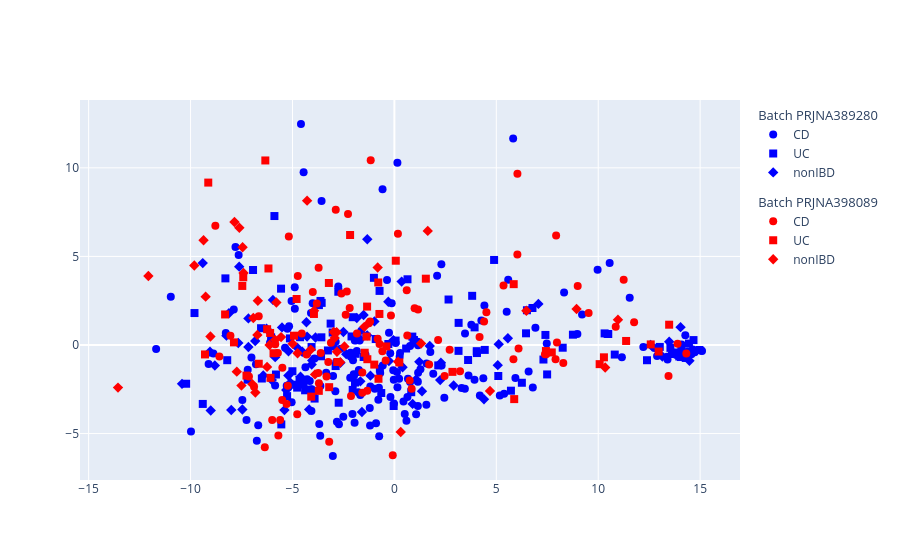

Notebook code for this chart:
### Markdown cell above
### Correction with `ABaCo` trained model

### Code cell
from abaco.plots import plotPCoA

corrected_dataset = model.correct(seed=42)

plotPCoA(
    data = corrected_dataset,
    sample_label=id_col,
    batch_label=batch_col,
    experiment_label=bio_col,
)

### Figure 1 — Plotly figure (JSON) as saved in the notebook; plotly's stock layout.template omitted (floating-point values rounded to 4 significant figures; data arrays with more than 128 entries replaced by an {"elided": "..."} marker saying what was removed)
{"data": [{"legendgroup": "PRJNA389280", "legendgrouptitle": {"text": "Batch PRJNA389280"}, "marker": {"color": {"elided": "175 str values"}, "size": 8, "symbol": {"elided": "175 str values"}}, "mode": "markers", "name": "CD", "type": "scatter", "x": {"elided": "175 float values"}, "y": {"elided": "175 float values"}}, {"legendgroup": "PRJNA389280", "legendgrouptitle": {"text": "Batch PRJNA389280"}, "marker": {"color": ["blue", "blue", "blue", "blue", "blue", "blue", "blue", "blue", "blue", "blue", "blue", "blue", "blue", "blue", "blue", "blue", "blue", "blue", "blue", "blue", "blue", "blue", "blue", "blue", "blue", "blue", "blue", "blue", "blue", "blue", "blue", "blue", "blue", "blue", "blue", "blue", "blue", "blue", "blue", "blue", "blue", "blue", "blue", "blue", "blue", "blue", "blue", "blue", "blue", "blue", "blue", "blue", "blue", "blue", "blue", "blue", "blue", "blue", "blue", "blue", "blue", "blue", "blue", "blue", "blue", "blue", "blue", "blue", "blue", "blue", "blue", "blue", "blue", "blue", "blue", "blue", "blue", "blue", "blue", "blue", "blue", "blue", "blue", "blue", "blue", "blue", "blue", "blue", "blue", "blue", "blue", "blue", "blue", "blue", "blue", "blue", "blue"], "size": 8, "symbol": ["square", "square", "square", "square", "square", "square", "square", "square", "square", "square", "square", "square", "square", "square", "square", "square", "square", "square", "square", "square", "square", "square", "square", "square", "square", "square", "square", "square", "square", "square", "square", "square", "square", "square", "square", "square", "square", "square", "square", "square", "square", "square", "square", "square", "square", "square", "square", "square", "square", "square", "square", "square", "square", "square", "square", "square", "square", "square", "square", "square", "square", "square", "square", "square", "square", "square", "square", "square", "square", "square", "square", "square", "square", "square", "square", "square", "square", "square", "square", "square", "square", "square", "square", "square", "square", "square", "square", "square", "square", "square", "square", "square", "square", "square", "square", "square", "square"]}, "mode": "markers", "name": "UC", "type": "scatter", "x": [-3.626, 14.06, -3.128, 2.657, -4.208, 7.41, 4.05, -4.823, -5.561, -3.992, -3.914, -5.548, 10.81, -6.503, -4.064, -7.202, -6.542, -10.21, 8.759, -4.77, -9.401, 14.29, 10.31, 14.96, 13.89, 14.67, 14.45, 14.46, 13.93, 13.02, 14.08, 13.97, 13.54, 14.13, 0.5763, -8.29, -5.265, 0.957, 3.816, -3.582, -0.03565, 0.643, 3.935, 2.151, -3.598, -8.201, -0.2971, -2.883, -0.9159, -2.046, -4.381, -1.932, 6.458, 6.254, 3.616, -0.6436, -5.81, -6.934, -0.7281, 0.8265, -3.703, -1.903, -2.104, 3.151, 3.147, 0.8795, 4.433, 0.9407, -3.028, 6.502, -9.807, 10.49, 5.717, 8.258, -5.003, -1.509, -4.628, -3.568, -2.046, -2.989, 4.041, 12.39, 7.313, 7.494, -1.005, -2.751, 6.774, 4.892, -0.7123, 0.06006, -5.125, -6.049, -2.733, -3.261, 5.097, -4.653, -5.886], "y": [2.487, -0.6807, 1.207, 2.567, -2.516, 0.5674, -0.4552, -2.241, 3.18, -2.762, -3.025, -4.483, -0.5405, -1.893, -0.1167, -1.961, 0.9463, -2.188, 0.5813, -2.406, -3.328, -0.7332, 0.654, -0.2837, -0.4241, 0.277, 0.07889, -0.4362, -0.5052, -0.1095, -0.07744, -0.6463, -0.1637, -0.6707, -0.1987, 3.76, -2.885, 0.2795, 2.776, 0.4334, -3.445, 3.709, 0.9941, -1.153, -0.6386, -0.8582, 0.05588, -1.189, 0.3382, 1.568, -2.558, -2.12, 0.6593, -2.132, -0.849, -2.712, -1.666, 4.234, 3.053, -2.666, 2.251, -0.4987, 0.4811, 1.248, -0.3319, 0.4738, -0.2773, 0.2763, 0.7034, 1.961, 1.803, 0.6209, -2.58, -0.1539, -1.483, -0.6791, 0.4379, 2.377, -2.537, -0.08017, -0.3492, -0.8607, -0.8211, -1.662, 3.791, 3.006, 2.088, 4.8, -1.34, 0.2481, 0.3723, 0.4334, -3.258, -0.3096, -1.75, -1.975, 7.279]}, {"legendgroup": "PRJNA389280", "legendgrouptitle": {"text": "Batch PRJNA389280"}, "marker": {"color": ["blue", "blue", "blue", "blue", "blue", "blue", "blue", "blue", "blue", "blue", "blue", "blue", "blue", "blue", "blue", "blue", "blue", "blue", "blue", "blue", "blue", "blue", "blue", "blue", "blue", "blue", "blue", "blue", "blue", "blue", "blue", "blue", "blue", "blue", "blue", "blue", "blue", "blue", "blue", "blue", "blue", "blue", "blue", "blue", "blue", "blue", "blue", "blue", "blue", "blue", "blue", "blue", "blue", "blue", "blue", "blue", "blue", "blue", "blue", "blue", "blue", "blue", "blue", "blue", "blue", "blue", "blue", "blue", "blue"], "size": 8, "symbol": ["diamond", "diamond", "diamond", "diamond", "diamond", "diamond", "diamond", "diamond", "diamond", "diamond", "diamond", "diamond", "diamond", "diamond", "diamond", "diamond", "diamond", "diamond", "diamond", "diamond", "diamond", "diamond", "diamond", "diamond", "diamond", "diamond", "diamond", "diamond", "diamond", "diamond", "diamond", "diamond", "diamond", "diamond", "diamond", "diamond", "diamond", "diamond", "diamond", "diamond", "diamond", "diamond", "diamond", "diamond", "diamond", "diamond", "diamond", "diamond", "diamond", "diamond", "diamond", "diamond", "diamond", "diamond", "diamond", "diamond", "diamond", "diamond", "diamond", "diamond", "diamond", "diamond", "diamond", "diamond", "diamond", "diamond", "diamond", "diamond", "diamond"]}, "mode": "markers", "name": "nonIBD", "type": "scatter", "x": [-9.402, -10.42, -9.047, -0.2696, -4.52, -1.175, -6.828, -5.393, -7.659, -5.96, -3.872, 14.47, 13.15, 12.57, 14.04, 13.48, -9.011, -2.501, 5.567, 5.119, -4.605, -7.458, 1.068, -6.014, -1.593, -4.182, 0.4014, -0.9793, 1.735, -1.33, 1.354, 4.395, 7.065, 2.282, -1.844, -8.809, 5.071, -4.057, 0.3558, -1.67, -6.275, -7.614, -5.303, 0.8942, 1.222, -1.67, -1.335, -0.2974, -4.316, -8.241, -2.364, -2.649, 2.246, -1.511, -5.098, -5.202, -5.513, -4.033, -4.285, -8.117, -5.848, -5.196, -7.162, -4.765, -0.04581, -6.433, -8.002, 2.905, -7.162], "y": [4.623, -2.194, -0.3843, -0.9075, -0.3809, -1.731, 0.2278, -3.677, 0.1157, 2.546, 0.4266, -0.8937, -0.6461, 0.006075, 1.006, 0.1809, -3.696, 0.7346, 0.3795, 0.04151, -1.789, -3.646, -1.951, -1.973, -3.779, -3.64, -1.261, 1.33, -0.05506, 5.969, -2.614, -3.065, 2.319, -1.006, 1.524, -1.158, -1.138, -1.106, 3.579, 0.3298, 0.915, 4.421, -2.539, -3.325, -0.9513, -2.054, 0.5444, 2.444, 1.282, 0.5269, -0.5182, -1.002, -1.983, 1.694, -2.13, -1.718, 0.9933, -0.8687, 0.474, 1.791, -0.6865, -0.3601, -0.111, -0.1494, 0.2758, -1.722, -3.672, -2.29, 1.502]}, {"legendgroup": "PRJNA398089", "legendgrouptitle": {"text": "Batch PRJNA398089"}, "marker": {"color": ["red", "red", "red", "red", "red", "red", "red", "red", "red", "red", "red", "red", "red", "red", "red", "red", "red", "red", "red", "red", "red", "red", "red", "red", "red", "red", "red", "red", "red", "red", "red", "red", "red", "red", "red", "red", "red", "red", "red", "red", "red", "red", "red", "red", "red", "red", "red", "red", "red", "red", "red", "red", "red", "red", "red", "red", "red", "red", "red", "red", "red", "red", "red", "red", "red", "red", "red", "red", "red", "red", "red", "red", "red", "red", "red", "red", "red", "red", "red", "red", "red", "red", "red", "red", "red"], "size": 8, "symbol": ["circle", "circle", "circle", "circle", "circle", "circle", "circle", "circle", "circle", "circle", "circle", "circle", "circle", "circle", "circle", "circle", "circle", "circle", "circle", "circle", "circle", "circle", "circle", "circle", "circle", "circle", "circle", "circle", "circle", "circle", "circle", "circle", "circle", "circle", "circle", "circle", "circle", "circle", "circle", "circle", "circle", "circle", "circle", "circle", "circle", "circle", "circle", "circle", "circle", "circle", "circle", "circle", "circle", "circle", "circle", "circle", "circle", "circle", "circle", "circle", "circle", "circle", "circle", "circle", "circle", "circle", "circle", "circle", "circle", "circle", "circle", "circle", "circle", "circle", "circle", "circle", "circle", "circle", "circle", "circle", "circle", "circle", "circle", "circle", "circle"]}, "mode": "markers", "name": "CD", "type": "scatter", "x": [0.6327, -3.717, 4.401, -4.766, -6.884, 5.354, 11.76, -2.877, -1.162, 6.036, 7.388, 7.447, 3.22, -8.586, -5.504, -3.734, -3.112, -5.289, 8.286, -5.692, -5.845, 9.528, -0.82, -5.496, -4.739, -4.003, 0.1734, -4.544, -0.7297, -1.251, -8.784, -2.194, -0.4271, -5.605, -5.995, -6.358, -5.716, 13.89, -4.306, 0.6056, -3.807, -2.39, -0.5886, -0.08044, -3.614, -5.179, -1.837, 0.7505, 1.705, -1.572, -6.656, 4.179, 0.9921, 7.907, 2.145, 14.32, 6.092, -1.333, 2.461, 13.45, -2.335, -3.198, -1.192, -2.6, -3.33, 0.8448, -3.703, -7.134, 2.71, -8.043, -1.574, 1.158, 6.034, -2.274, 10.86, 11.25, 7.975, -5.23, 5.84, -3.243, 7.934, -2.13, 8.994, -0.1688, 4.514], "y": [0.5421, 4.36, 1.321, -3.913, -2.363, 3.362, 1.279, 7.638, 10.43, 9.664, -0.5211, -0.5195, -1.477, -0.655, -3.105, -1.584, 0.1268, -3.327, -1.023, -5.105, 0.04606, 1.811, 0.3574, -1.281, 3.898, 2.989, 6.273, 0.6437, 0.04891, 1.224, 6.735, 2.088, -0.8793, -4.234, -4.231, -5.778, -0.4534, 0.07219, -0.5312, 3.091, 2.343, 1.706, -0.3532, -6.227, -0.4589, 6.119, 0.6467, -2.0, -1.097, -2.702, 1.628, 0.4488, 2.068, -0.8052, 0.2793, -0.4854, -0.203, -2.578, -1.757, -1.749, 3.023, -5.46, 1.321, 2.903, -1.773, -2.475, -2.162, -1.778, -0.2748, 0.5175, -1.554, 2.009, 5.114, 7.391, 1.031, 3.678, 0.1334, -2.3, -0.8095, -0.9613, 6.177, -2.877, 3.335, 1.661, 1.854]}, {"legendgroup": "PRJNA398089", "legendgrouptitle": {"text": "Batch PRJNA398089"}, "marker": {"color": ["red", "red", "red", "red", "red", "red", "red", "red", "red", "red", "red", "red", "red", "red", "red", "red", "red", "red", "red", "red", "red", "red", "red", "red", "red", "red", "red", "red", "red", "red", "red", "red", "red", "red", "red", "red", "red", "red", "red", "red", "red", "red", "red", "red", "red", "red"], "size": 8, "symbol": ["square", "square", "square", "square", "square", "square", "square", "square", "square", "square", "square", "square", "square", "square", "square", "square", "square", "square", "square", "square", "square", "square", "square", "square", "square", "square", "square", "square", "square", "square", "square", "square", "square", "square", "square", "square", "square", "square", "square", "square", "square", "square", "square", "square", "square", "square"]}, "mode": "markers", "name": "UC", "type": "scatter", "x": [-7.871, -4.08, -2.799, -2.173, -6.078, -3.2, -1.338, -3.947, -5.929, -6.244, -4.925, -6.179, 10.07, 10.28, 11.37, -0.392, -4.798, -7.415, -0.7918, -7.257, 0.06812, -6.096, 2.848, 13.48, -3.215, -0.7801, 7.435, 12.58, 5.853, 5.879, 7.721, -7.462, -6.332, -3.708, -0.9872, 1.543, -1.365, -6.654, -9.132, -0.7348, -1.456, -8.306, 0.2419, 12.96, -9.293, -1.327], "y": [0.1471, -2.916, -0.9601, 6.209, -1.855, -2.382, 2.168, 1.751, -0.4641, 0.8919, 0.5246, 4.319, -1.081, -0.696, 0.2275, -0.08245, 2.598, 3.822, 3.529, -1.728, 4.757, 0.6806, -1.518, 1.145, 3.501, -1.908, -0.3425, 0.03281, 3.434, -3.056, -0.4202, 3.333, 10.42, -2.589, -1.107, 3.743, 0.4732, -1.058, 9.167, 1.751, -0.4374, 1.723, -0.9837, -0.3711, -0.5337, -0.8027]}, {"legendgroup": "PRJNA398089", "legendgrouptitle": {"text": "Batch PRJNA398089"}, "marker": {"color": ["red", "red", "red", "red", "red", "red", "red", "red", "red", "red", "red", "red", "red", "red", "red", "red", "red", "red", "red", "red", "red", "red", "red", "red", "red", "red", "red", "red", "red", "red", "red", "red", "red", "red", "red", "red", "red", "red", "red", "red", "red", "red", "red", "red", "red"], "size": 8, "symbol": ["diamond", "diamond", "diamond", "diamond", "diamond", "diamond", "diamond", "diamond", "diamond", "diamond", "diamond", "diamond", "diamond", "diamond", "diamond", "diamond", "diamond", "diamond", "diamond", "diamond", "diamond", "diamond", "diamond", "diamond", "diamond", "diamond", "diamond", "diamond", "diamond", "diamond", "diamond", "diamond", "diamond", "diamond", "diamond", "diamond", "diamond", "diamond", "diamond", "diamond", "diamond", "diamond", "diamond", "diamond", "diamond"]}, "mode": "markers", "name": "nonIBD", "type": "scatter", "x": [-9.363, 1.31, 1.637, -6.699, -7.732, -5.56, -7.607, -7.846, -9.26, -5.853, -2.834, -7.503, -7.402, -6.124, -7.448, -3.894, -4.991, 10.97, -2.927, -9.025, -4.283, 4.69, -6.821, -6.965, -13.56, -1.473, -0.8204, -12.07, -9.817, -2.451, -6.722, -3.94, 0.1794, 10.34, -6.922, -4.103, -5.79, 6.476, 0.311, -2.66, -4.751, -2.818, -2.977, -6.247, 8.938], "y": [5.916, 0.08245, 6.44, 2.494, -1.506, 0.4444, 6.616, 6.941, 2.728, 0.2808, 0.7158, -2.294, 4.068, 0.001544, 5.513, -1.661, 0.06539, 1.423, 0.3997, 0.4759, 8.148, -2.601, -2.679, -2.211, -2.406, 1.023, 4.377, 3.892, 4.483, -0.0786, 0.5683, 1.939, -0.94, -1.268, 1.527, -0.2596, 2.402, 1.93, -4.912, -0.9717, -0.4702, -0.3798, 0.7318, -1.237, 2.029]}], "layout": {}}
